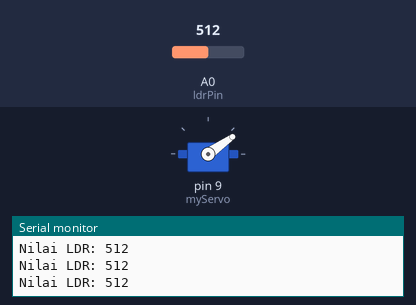
Simulated run of this sketch. Board: Arduino Uno, built with avr-gcc and run on an emulated ATmega328P. On the bench: servo, the last lines printed to the serial monitor. Inputs (shaded band) come from the test bench; at power-on: A0 (ldrPin) = 512.

Above: at 1.25 s.
1.3 s: A0 (ldrPin) set to 821
4.3 s: A0 (ldrPin) set to 839
At 5.5 s:
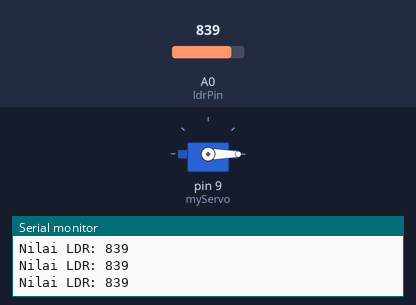
5.8 s: A0 (ldrPin) set to 820
At 5.97 s:
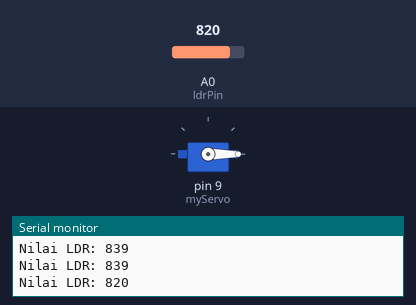
8.8 s: A0 (ldrPin) set to 1023
Timing chart, 0 to 11.3 s (numbered marks = the images above; inputs shaded):
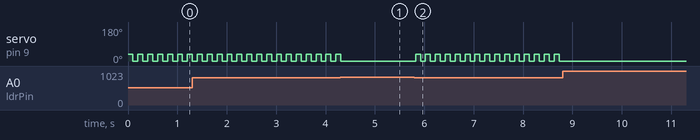

The sketch:

AutoClickTrexGame.ino
```cpp
#include <Servo.h>

Servo myServo;  // Buat objek Servo
int ldrPin = A0;  // Pin LDR terhubung ke A0
int ldrValue;     // Variabel untuk menyimpan pembacaan LDR
int threshold = 830;  // Nilai ambang batas untuk menggerakkan servo (atur sesuai cahaya)

void setup() {
  Serial.begin(9600);
  myServo.attach(9);  // Hubungkan servo ke pin 9
  myServo.write(0);   // Posisikan servo ke 0 derajat awal
}

void loop() {
  ldrValue = analogRead(ldrPin);  // Membaca nilai LDR
  Serial.print("Nilai LDR: ");
  Serial.println(ldrValue);       // Menampilkan nilai LDR di Serial Monitor

  // Jika nilai LDR di bawah threshold (lebih gelap), servo bergerak
  if (ldrValue < threshold) {
    myServo.write(35);  // Servo bergerak ke posisi 45 derajat
    delay(100);        // Tahan selama 1 detik
    myServo.write(0);   // Kembalikan servo ke posisi semula
    delay(100);        // Tunggu sebelum mengecek ulang
  }
}
```

Measured:
- the behaviour switches between 829 and 830 on A0 (ldrPin) (found by bisection; images 0 and 1)
- after the input at 4.3 s, servo on pin 9 (myServo): goes on until 4.3 s, then stays 0°
- after the input at 5.8 s, servo on pin 9 (myServo): alternates 35° for 0.10 s and 0° for 0.10 s, starting at once
- after the input at 8.8 s, servo on pin 9 (myServo): stops changing and stays 0°
- by itself, servo on pin 9 (myServo): alternates 35° for 0.10 s and 0° for 0.10 s
